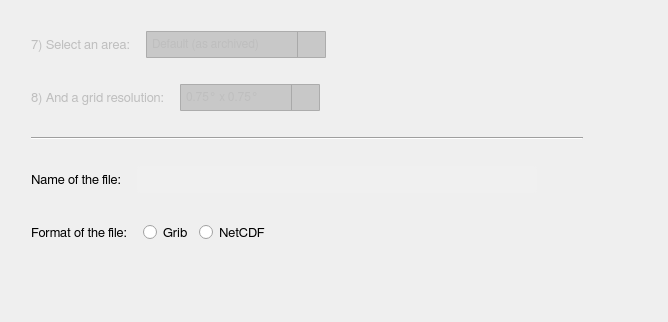
          <widget class="QWidget" name="scrollAreaWidgetContents_4">
           <property name="geometry">
            <rect>
             <x>0</x>
             <y>0</y>
             <width>668</width>
             <height>322</height>
            </rect>
           </property>
           <layout class="QGridLayout" name="gridLayout">
            <item row="0" column="1">
             <spacer name="verticalSpacer_19">
              <property name="orientation">
               <enum>Qt::Vertical</enum>
              </property>
              <property name="sizeType">
               <enum>QSizePolicy::Fixed</enum>
              </property>
              <property name="sizeHint" stdset="0">
               <size>
                <width>20</width>
                <height>20</height>
               </size>
              </property>
             </spacer>
            </item>
            <item row="1" column="0">
             <spacer name="horizontalSpacer_34">
              <property name="orientation">
               <enum>Qt::Horizontal</enum>
              </property>
              <property name="sizeType">
               <enum>QSizePolicy::Fixed</enum>
              </property>
              <property name="sizeHint" stdset="0">
               <size>
                <width>20</width>
                <height>20</height>
               </size>
              </property>
             </spacer>
            </item>
            <item row="1" column="1" rowspan="2">
             <layout class="QVBoxLayout" name="verticalLayout_3">
              <item>
               <layout class="QHBoxLayout" name="horizontalLayout_10">
                <item>
                 <widget class="QLabel" name="area_lb_1">
                  <property name="enabled">
                   <bool>false</bool>
                  </property>
                  <property name="minimumSize">
                   <size>
                    <width>0</width>
                    <height>27</height>
                   </size>
                  </property>
                  <property name="maximumSize">
                   <size>
                    <width>16777215</width>
                    <height>27</height>
                   </size>
                  </property>
                  <property name="font">
                   <font>
                    <family>FreeSans</family>
                    <pointsize>10</pointsize>
                    <weight>50</weight>
                    <bold>false</bold>
                    <stylestrategy>PreferAntialias</stylestrategy>
                    <kerning>true</kerning>
                   </font>
                  </property>
                  <property name="text">
                   <string>7) Select an area:</string>
                  </property>
                 </widget>
                </item>
                <item>
                 <spacer name="horizontalSpacer_39">
                  <property name="orientation">
                   <enum>Qt::Horizontal</enum>
                  </property>
                  <property name="sizeType">
                   <enum>QSizePolicy::Fixed</enum>
                  </property>
                  <property name="sizeHint" stdset="0">
                   <size>
                    <width>10</width>
                    <height>20</height>
                   </size>
                  </property>
                 </spacer>
                </item>
                <item>
                 <widget class="QComboBox" name="area_cb_1">
                  <property name="enabled">
                   <bool>false</bool>
                  </property>
                  <property name="minimumSize">
                   <size>
                    <width>180</width>
                    <height>27</height>
                   </size>
                  </property>
                  <property name="maximumSize">
                   <size>
                    <width>180</width>
                    <height>27</height>
                   </size>
                  </property>
                  <property name="font">
                   <font>
                    <family>FreeSans</family>
                    <pointsize>9</pointsize>
                    <weight>50</weight>
                    <bold>false</bold>
                    <stylestrategy>PreferAntialias</stylestrategy>
                    <kerning>true</kerning>
                   </font>
                  </property>
                  <property name="styleSheet">
                   <string notr="true">QComboBox {
	border: 1px solid #acacac;
    border-radius: 1px;
	padding-left: 5px;
    background-color: qlineargradient(x1: 0, y1: 0, x2: 0, y2: 1, 
								stop: 0 #f0f0f0, stop: 1 #e5e5e5);
}

QComboBox:disabled {
	background-color:  rgb(200,200,200);
}

QComboBox:hover {
	border: 1px solid #7eb4ea;
    border-radius: 1px;
	background-color: qlineargradient(x1: 0, y1: 0, x2: 0, y2: 1, 
								stop: 0 #ecf4fc, stop: 1 #dcecfc);
}

QComboBox::drop-down {
	subcontrol-origin: padding;
	subcontrol-position: top right;
	width: 27px;
    border-left-width: 1px;
	border-left-color: darkgray;
	border-left-style: solid;
	border-top-right-radius: 3px;
	border-bottom-right-radius: 3px;
}

QComboBox::down-arrow {
	image: url(icons/down_arrow_icon.svg); 
	width: 16px;
	height: 16px
}

QComboBox QAbstractItemView {
	selection-background-color: rgb(200,200,200);
	selection-color: black;
	background: #f0f0f0;
	border: 0px solid #f0f0f0;
}

QComboBox QAbstractItemView::item {
	margin: 5px 5px 5px 5px;
}</string>
                  </property>
                  <property name="currentIndex">
                   <number>1</number>
                  </property>
                  <property name="maxVisibleItems">
                   <number>12</number>
                  </property>
                  <item>
                   <property name="text">
                    <string>Custom</string>
                   </property>
                  </item>
                  <item>
                   <property name="text">
                    <string>Default (as archived)</string>
                   </property>
                  </item>
                  <item>
                   <property name="text">
                    <string>Europe</string>
                   </property>
                  </item>
                  <item>
                   <property name="text">
                    <string>Indonesia</string>
                   </property>
                  </item>
                  <item>
                   <property name="text">
                    <string>Inter-tropical band</string>
                   </property>
                  </item>
                  <item>
                   <property name="text">
                    <string>North America</string>
                   </property>
                  </item>
                  <item>
                   <property name="text">
                    <string>Northern Hemisphere</string>
                   </property>
                  </item>
                  <item>
                   <property name="text">
                    <string>South Asia</string>
                   </property>
                  </item>
                  <item>
                   <property name="text">
                    <string>Southern Hemisphere</string>
                   </property>
                  </item>
                  <item>
                   <property name="text">
                    <string>Tropical Pacific</string>
                   </property>
                  </item>
                 </widget>
                </item>
                <item>
                 <spacer name="horizontalSpacer_24">
                  <property name="orientation">
                   <enum>Qt::Horizontal</enum>
                  </property>
                  <property name="sizeType">
                   <enum>QSizePolicy::Fixed</enum>
                  </property>
                  <property name="sizeHint" stdset="0">
                   <size>
                    <width>13</width>
                    <height>20</height>
                   </size>
                  </property>
                 </spacer>
                </item>
                <item>
                 <widget class="QToolButton" name="mw_infoButton_7">
                  <property name="maximumSize">
                   <size>
                    <width>27</width>
                    <height>27</height>
                   </size>
                  </property>
                  <property name="styleSheet">
                   <string notr="true">QToolButton {
	border: 1px solid transparent;
	background-color: transparent;
	width: 27px;
	height: 27px;
}

QToolButton:flat {
	border: none;
}</string>
                  </property>
                  <property name="text">
                   <string/>
                  </property>
                  <property name="icon">
                   <iconset>
                    <normaloff>icons/info_icon.svg</normaloff>icons/info_icon.svg</iconset>
                  </property>
                  <property name="iconSize">
                   <size>
                    <width>23</width>
                    <height>23</height>
                   </size>
                  </property>
                  <property name="autoRaise">
                   <bool>false</bool>
                  </property>
                 </widget>
                </item>
                <item>
                 <spacer name="horizontalSpacer_14">
                  <property name="orientation">
                   <enum>Qt::Horizontal</enum>
                  </property>
                  <property name="sizeHint" stdset="0">
                   <size>
                    <width>40</width>
                    <height>20</height>
                   </size>
                  </property>
                 </spacer>
                </item>
               </layout>
              </item>
              <item>
               <layout class="QVBoxLayout" name="area_vertical_layout"/>
              </item>
              <item>
               <spacer name="verticalSpacer_9">
                <property name="orientation">
                 <enum>Qt::Vertical</enum>
                </property>
                <property name="sizeType">
                 <enum>QSizePolicy::Fixed</enum>
                </property>
                <property name="sizeHint" stdset="0">
                 <size>
                  <width>20</width>
                  <height>20</height>
                 </size>
                </property>
               </spacer>
              </item>
              <item>
               <layout class="QHBoxLayout" name="horizontalLayout_12">
                <item>
                 <widget class="QLabel" name="area_lb_2">
                  <property name="enabled">
                   <bool>false</bool>
                  </property>
                  <property name="minimumSize">
                   <size>
                    <width>0</width>
                    <height>27</height>
                   </size>
                  </property>
                  <property name="maximumSize">
                   <size>
                    <width>16777215</width>
                    <height>27</height>
                   </size>
                  </property>
                  <property name="font">
                   <font>
                    <family>FreeSans</family>
                    <pointsize>10</pointsize>
                    <weight>50</weight>
                    <bold>false</bold>
                    <stylestrategy>PreferAntialias</stylestrategy>
                    <kerning>true</kerning>
                   </font>
                  </property>
                  <property name="text">
                   <string>8) And a grid resolution:</string>
                  </property>
                 </widget>
                </item>
                <item>
                 <spacer name="horizontalSpacer_19">
                  <property name="orientation">
                   <enum>Qt::Horizontal</enum>
                  </property>
                  <property name="sizeType">
                   <enum>QSizePolicy::Fixed</enum>
                  </property>
                  <property name="sizeHint" stdset="0">
                   <size>
                    <width>10</width>
                    <height>20</height>
                   </size>
                  </property>
                 </spacer>
                </item>
                <item>
                 <widget class="QComboBox" name="area_cb_2">
                  <property name="enabled">
                   <bool>false</bool>
                  </property>
                  <property name="minimumSize">
                   <size>
                    <width>140</width>
                    <height>27</height>
                   </size>
                  </property>
                  <property name="maximumSize">
                   <size>
                    <width>140</width>
                    <height>27</height>
                   </size>
                  </property>
                  <property name="font">
                   <font>
                    <family>FreeSans</family>
                    <pointsize>9</pointsize>
                    <weight>50</weight>
                    <bold>false</bold>
                    <stylestrategy>PreferAntialias</stylestrategy>
                    <kerning>true</kerning>
                   </font>
                  </property>
                  <property name="styleSheet">
                   <string notr="true">QComboBox {
	border: 1px solid #acacac;
    border-radius: 1px;
	padding-left: 5px;
    background-color: qlineargradient(x1: 0, y1: 0, x2: 0, y2: 1, 
								stop: 0 #f0f0f0, stop: 1 #e5e5e5);
}

QComboBox:disabled {
	background-color:  rgb(200,200,200);
}

QComboBox:hover {
	border: 1px solid #7eb4ea;
    border-radius: 1px;
	background-color: qlineargradient(x1: 0, y1: 0, x2: 0, y2: 1, 
								stop: 0 #ecf4fc, stop: 1 #dcecfc);
}

QComboBox::drop-down {
	subcontrol-origin: padding;
	subcontrol-position: top right;
	width: 27px;
    border-left-width: 1px;
	border-left-color: darkgray;
	border-left-style: solid;
	border-top-right-radius: 3px;
	border-bottom-right-radius: 3px;
}

QComboBox::down-arrow {
	image: url(icons/down_arrow_icon.svg); 
	width: 16px;
	height: 16px
}

QComboBox QAbstractItemView {
	selection-background-color: rgb(200,200,200);
	selection-color: black;
	background: #f0f0f0;
	border: 0px solid #f0f0f0;
}

QComboBox QAbstractItemView::item {
	margin: 5px 5px 5px 5px;
}</string>
                  </property>
                  <property name="currentIndex">
                   <number>4</number>
                  </property>
                  <property name="maxVisibleItems">
                   <number>12</number>
                  </property>
                  <item>
                   <property name="text">
                    <string>0.125° x 0.125°</string>
                   </property>
                  </item>
                  <item>
                   <property name="text">
                    <string>0.25° x 0.25°</string>
                   </property>
                  </item>
                  <item>
                   <property name="text">
                    <string>0.4° x 0.4°</string>
                   </property>
                  </item>
                  <item>
                   <property name="text">
                    <string>0.5° x 0.5°</string>
                   </property>
                  </item>
                  <item>
                   <property name="text">
                    <string>0.75° x 0.75°</string>
                   </property>
                  </item>
                  <item>
                   <property name="text">
                    <string>1° x 1°</string>
                   </property>
                  </item>
                  <item>
                   <property name="text">
                    <string>1.125° x 1.125°</string>
                   </property>
                  </item>
                  <item>
                   <property name="text">
                    <string>1.5° x 1.5°</string>
                   </property>
                  </item>
                  <item>
                   <property name="text">
                    <string>2° x 2°</string>
                   </property>
                  </item>
                  <item>
                   <property name="text">
                    <string>2.5° x 2.5°</string>
                   </property>
                  </item>
                  <item>
                   <property name="text">
                    <string>3° x 3°</string>
                   </property>
                  </item>
                 </widget>
                </item>
                <item>
                 <spacer name="horizontalSpacer_40">
                  <property name="orientation">
                   <enum>Qt::Horizontal</enum>
                  </property>
                  <property name="sizeType">
                   <enum>QSizePolicy::Fixed</enum>
                  </property>
                  <property name="sizeHint" stdset="0">
                   <size>
                    <width>13</width>
                    <height>20</height>
                   </size>
                  </property>
                 </spacer>
                </item>
                <item>
                 <widget class="QToolButton" name="mw_infoButton_8">
                  <property name="maximumSize">
                   <size>
                    <width>27</width>
                    <height>27</height>
                   </size>
                  </property>
                  <property name="styleSheet">
                   <string notr="true">QToolButton {
	border: 1px solid transparent;
	background-color: transparent;
	width: 27px;
	height: 27px;
}

QToolButton:flat {
	border: none;
}</string>
                  </property>
                  <property name="text">
                   <string/>
                  </property>
                  <property name="icon">
                   <iconset>
                    <normaloff>icons/info_icon.svg</normaloff>icons/info_icon.svg</iconset>
                  </property>
                  <property name="iconSize">
                   <size>
                    <width>23</width>
                    <height>23</height>
                   </size>
                  </property>
                  <property name="autoRaise">
                   <bool>false</bool>
                  </property>
                 </widget>
                </item>
                <item>
                 <spacer name="horizontalSpacer_18">
                  <property name="orientation">
                   <enum>Qt::Horizontal</enum>
                  </property>
                  <property name="sizeHint" stdset="0">
                   <size>
                    <width>40</width>
                    <height>20</height>
                   </size>
                  </property>
                 </spacer>
                </item>
               </layout>
              </item>
              <item>
               <spacer name="verticalSpacer_14">
                <property name="orientation">
                 <enum>Qt::Vertical</enum>
                </property>
                <property name="sizeType">
                 <enum>QSizePolicy::Fixed</enum>
                </property>
                <property name="sizeHint" stdset="0">
                 <size>
                  <width>20</width>
                  <height>20</height>
                 </size>
                </property>
               </spacer>
              </item>
              <item>
               <widget class="Line" name="line">
                <property name="orientation">
                 <enum>Qt::Horizontal</enum>
                </property>
               </widget>
              </item>
              <item>
               <spacer name="verticalSpacer_15">
                <property name="orientation">
                 <enum>Qt::Vertical</enum>
                </property>
                <property name="sizeType">
                 <enum>QSizePolicy::Fixed</enum>
                </property>
                <property name="sizeHint" stdset="0">
                 <size>
                  <width>20</width>
                  <height>20</height>
                 </size>
                </property>
               </spacer>
              </item>
              <item>
               <layout class="QHBoxLayout" name="horizontalLayout_8">
                <item>
                 <widget class="QLabel" name="area_lb_5">
                  <property name="enabled">
                   <bool>true</bool>
                  </property>
                  <property name="minimumSize">
                   <size>
                    <width>0</width>
                    <height>27</height>
                   </size>
                  </property>
                  <property name="maximumSize">
                   <size>
                    <width>16777215</width>
                    <height>27</height>
                   </size>
                  </property>
                  <property name="font">
                   <font>
                    <family>FreeSans</family>
                    <pointsize>10</pointsize>
                    <weight>50</weight>
                    <bold>false</bold>
                    <stylestrategy>PreferAntialias</stylestrategy>
                    <kerning>true</kerning>
                   </font>
                  </property>
                  <property name="text">
                   <string>Name of the file:</string>
                  </property>
                 </widget>
                </item>
                <item>
                 <spacer name="horizontalSpacer_46">
                  <property name="orientation">
                   <enum>Qt::Horizontal</enum>
                  </property>
                  <property name="sizeType">
                   <enum>QSizePolicy::Fixed</enum>
                  </property>
                  <property name="sizeHint" stdset="0">
                   <size>
                    <width>10</width>
                    <height>20</height>
                   </size>
                  </property>
                 </spacer>
                </item>
                <item>
                 <widget class="QLineEdit" name="area_ln_5">
                  <property name="minimumSize">
                   <size>
                    <width>400</width>
                    <height>27</height>
                   </size>
                  </property>
                  <property name="maximumSize">
                   <size>
                    <width>400</width>
                    <height>27</height>
                   </size>
                  </property>
                  <property name="font">
                   <font>
                    <family>FreeSans</family>
                    <pointsize>9</pointsize>
                    <stylestrategy>PreferAntialias</stylestrategy>
                    <kerning>true</kerning>
                   </font>
                  </property>
                  <property name="styleSheet">
                   <string notr="true">QLineEdit {
	border-radius: 3px;
    padding: 1px 4px 1px 4px;
	background-color:  rgb(240, 240, 240);
}</string>
                  </property>
                 </widget>
                </item>
                <item>
                 <spacer name="horizontalSpacer_41">
                  <property name="orientation">
                   <enum>Qt::Horizontal</enum>
                  </property>
                  <property name="sizeType">
                   <enum>QSizePolicy::Fixed</enum>
                  </property>
                  <property name="sizeHint" stdset="0">
                   <size>
                    <width>13</width>
                    <height>20</height>
                   </size>
                  </property>
                 </spacer>
                </item>
                <item>
                 <widget class="QToolButton" name="mw_infoButton_9">
                  <property name="maximumSize">
                   <size>
                    <width>27</width>
                    <height>27</height>
                   </size>
                  </property>
                  <property name="styleSheet">
                   <string notr="true">QToolButton {
	border: 1px solid transparent;
	background-color: transparent;
	width: 27px;
	height: 27px;
}

QToolButton:flat {
	border: none;
}</string>
                  </property>
                  <property name="text">
                   <string/>
                  </property>
                  <property name="icon">
                   <iconset>
                    <normaloff>icons/info_icon.svg</normaloff>icons/info_icon.svg</iconset>
                  </property>
                  <property name="iconSize">
                   <size>
                    <width>23</width>
                    <height>23</height>
                   </size>
                  </property>
                  <property name="autoRaise">
                   <bool>false</bool>
                  </property>
                 </widget>
                </item>
                <item>
                 <spacer name="horizontalSpacer_42">
                  <property name="orientation">
                   <enum>Qt::Horizontal</enum>
                  </property>
                  <property name="sizeHint" stdset="0">
                   <size>
                    <width>40</width>
                    <height>20</height>
                   </size>
                  </property>
                 </spacer>
                </item>
               </layout>
              </item>
              <item>
               <spacer name="verticalSpacer_16">
                <property name="orientation">
                 <enum>Qt::Vertical</enum>
                </property>
                <property name="sizeType">
                 <enum>QSizePolicy::Fixed</enum>
                </property>
                <property name="sizeHint" stdset="0">
                 <size>
                  <width>20</width>
                  <height>20</height>
                 </size>
                </property>
               </spacer>
              </item>
              <item>
               <layout class="QHBoxLayout" name="horizontalLayout_9">
                <item>
                 <widget class="QLabel" name="area_lb_6">
                  <property name="enabled">
                   <bool>true</bool>
                  </property>
                  <property name="minimumSize">
                   <size>
                    <width>0</width>
                    <height>27</height>
                   </size>
                  </property>
                  <property name="maximumSize">
                   <size>
                    <width>16777215</width>
                    <height>27</height>
                   </size>
                  </property>
                  <property name="font">
                   <font>
                    <family>FreeSans</family>
                    <pointsize>10</pointsize>
                    <weight>50</weight>
                    <bold>false</bold>
                    <stylestrategy>PreferAntialias</stylestrategy>
                    <kerning>true</kerning>
                   </font>
                  </property>
                  <property name="text">
                   <string>Format of the file:</string>
                  </property>
                 </widget>
                </item>
                <item>
                 <spacer name="horizontalSpacer_45">
                  <property name="orientation">
                   <enum>Qt::Horizontal</enum>
                  </property>
                  <property name="sizeType">
                   <enum>QSizePolicy::Fixed</enum>
                  </property>
                  <property name="sizeHint" stdset="0">
                   <size>
                    <width>10</width>
                    <height>20</height>
                   </size>
                  </property>
                 </spacer>
                </item>
                <item>
                 <widget class="QRadioButton" name="area_rb_1">
                  <property name="minimumSize">
                   <size>
                    <width>0</width>
                    <height>27</height>
                   </size>
                  </property>
                  <property name="maximumSize">
                   <size>
                    <width>16777215</width>
                    <height>27</height>
                   </size>
                  </property>
                  <property name="font">
                   <font>
                    <family>FreeSans</family>
                    <pointsize>10</pointsize>
                    <stylestrategy>PreferAntialias</stylestrategy>
                    <kerning>true</kerning>
                   </font>
                  </property>
                  <property name="text">
                   <string>Grib</string>
                  </property>
                  <attribute name="buttonGroup">
                   <string notr="true">file_bg_1</string>
                  </attribute>
                 </widget>
                </item>
                <item>
                 <widget class="QRadioButton" name="area_rb_2">
                  <property name="minimumSize">
                   <size>
                    <width>0</width>
                    <height>27</height>
                   </size>
                  </property>
                  <property name="maximumSize">
                   <size>
                    <width>16777215</width>
                    <height>27</height>
                   </size>
                  </property>
                  <property name="font">
                   <font>
                    <family>FreeSans</family>
                    <pointsize>10</pointsize>
                    <stylestrategy>PreferAntialias</stylestrategy>
                    <kerning>true</kerning>
                   </font>
                  </property>
                  <property name="text">
                   <string>NetCDF</string>
                  </property>
                  <attribute name="buttonGroup">
                   <string notr="true">file_bg_1</string>
                  </attribute>
                 </widget>
                </item>
                <item>
                 <spacer name="horizontalSpacer_43">
                  <property name="orientation">
                   <enum>Qt::Horizontal</enum>
                  </property>
                  <property name="sizeType">
                   <enum>QSizePolicy::Fixed</enum>
                  </property>
                  <property name="sizeHint" stdset="0">
                   <size>
                    <width>13</width>
                    <height>20</height>
                   </size>
                  </property>
                 </spacer>
                </item>
                <item>
                 <widget class="QToolButton" name="mw_infoButton_10">
                  <property name="maximumSize">
                   <size>
                    <width>27</width>
                    <height>27</height>
                   </size>
                  </property>
                  <property name="styleSheet">
                   <string notr="true">QToolButton {
	border: 1px solid transparent;
	background-color: transparent;
	width: 27px;
	height: 27px;
}

QToolButton:flat {
	border: none;
}</string>
                  </property>
                  <property name="text">
                   <string/>
                  </property>
                  <property name="icon">
                   <iconset>
                    <normaloff>icons/info_icon.svg</normaloff>icons/info_icon.svg</iconset>
                  </property>
                  <property name="iconSize">
                   <size>
                    <width>23</width>
                    <height>23</height>
                   </size>
                  </property>
                  <property name="autoRaise">
                   <bool>false</bool>
                  </property>
                 </widget>
                </item>
                <item>
                 <spacer name="horizontalSpacer_44">
                  <property name="orientation">
                   <enum>Qt::Horizontal</enum>
                  </property>
                  <property name="sizeHint" stdset="0">
                   <size>
                    <width>40</width>
                    <height>20</height>
                   </size>
                  </property>
                 </spacer>
                </item>
               </layout>
              </item>
             </layout>
            </item>
            <item row="2" column="2">
             <spacer name="horizontalSpacer_17">
              <property name="orientation">
               <enum>Qt::Horizontal</enum>
              </property>
              <property name="sizeHint" stdset="0">
               <size>
                <width>308</width>
                <height>20</height>
               </size>
              </property>
             </spacer>
            </item>
            <item row="3" column="1">
             <spacer name="verticalSpacer_18">
              <property name="orientation">
               <enum>Qt::Vertical</enum>
              </property>
              <property name="sizeHint" stdset="0">
               <size>
                <width>20</width>
                <height>363</height>
               </size>
              </property>
             </spacer>
            </item>
           </layout>
          </widget>
